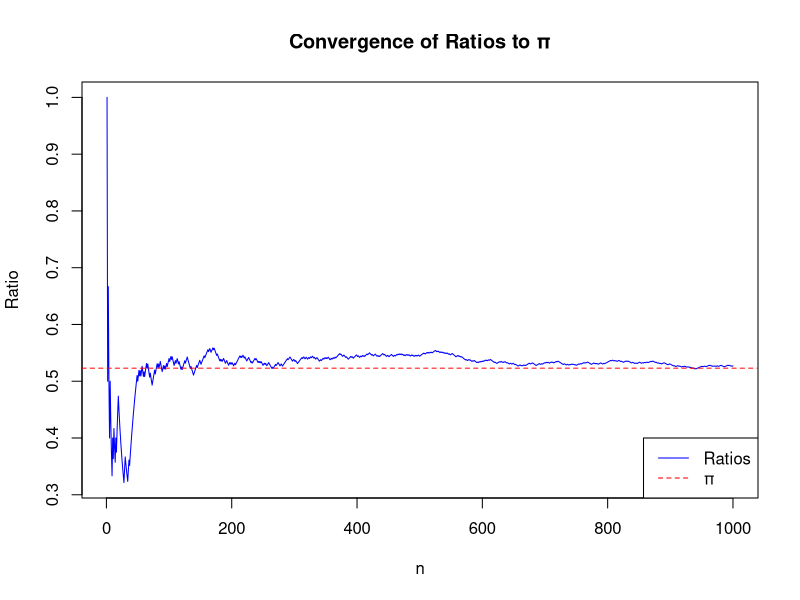
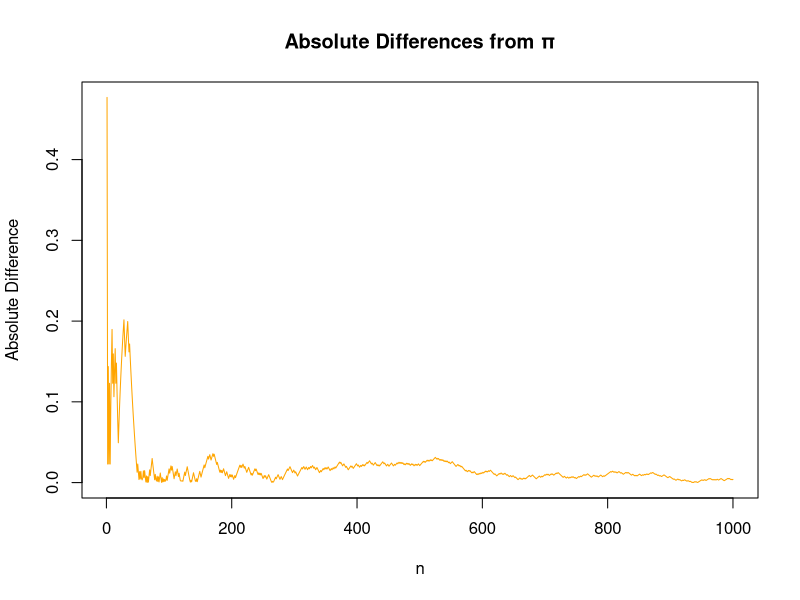
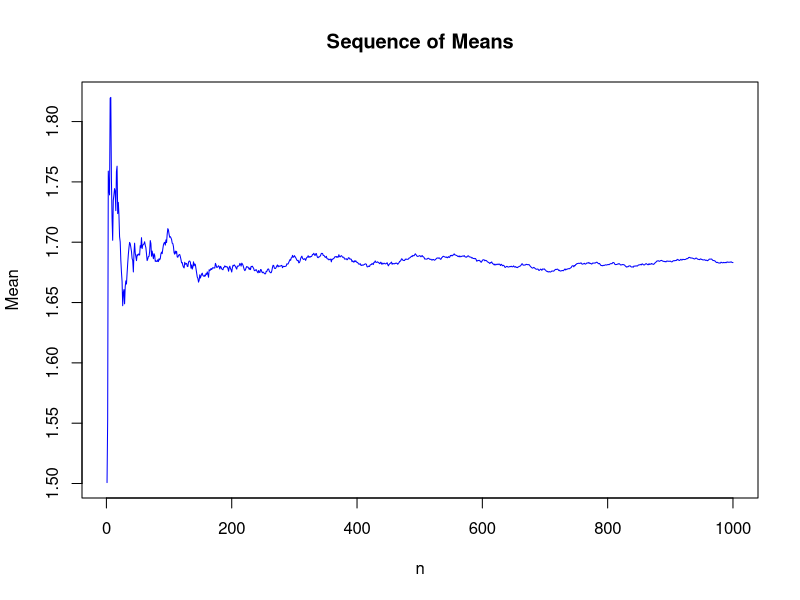
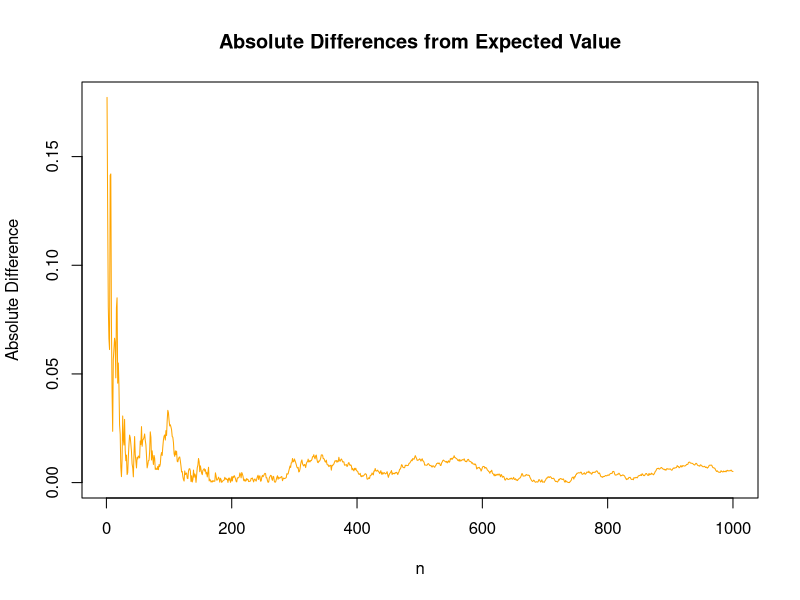
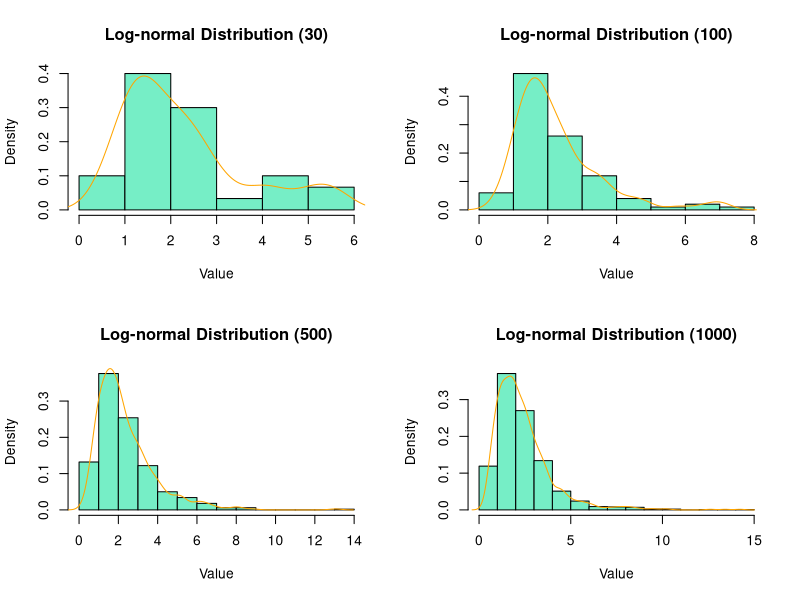
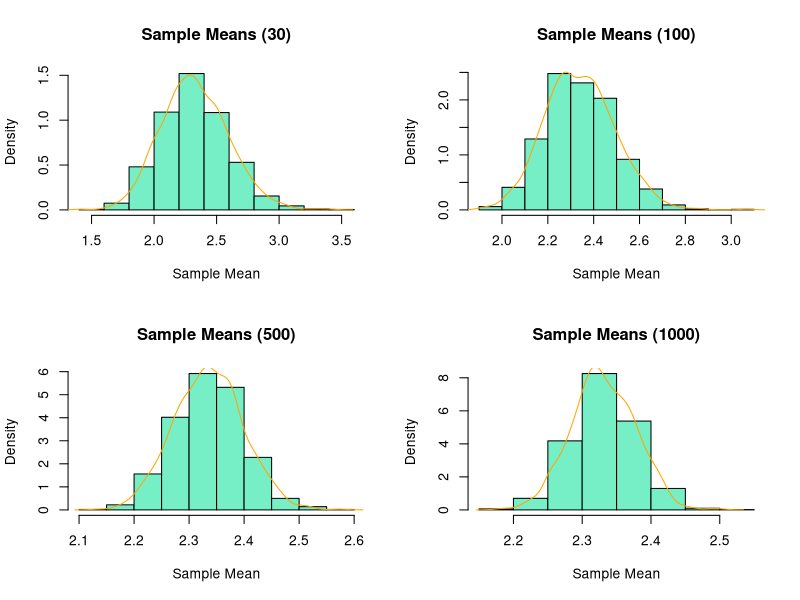

These charts were generated, in order, by the following R code:
## ---- chunk 1
sequence1 <- c("T", "T", "T", "H", "T", "H", "H", "T", "H", "T", "H", "T", "H", "T", "H", "T", "T", "T", "H", "T", "T", "T", "T", "H", "H", "T", "T", "H", "H", "T", "H", "H", "H", "T", "H", "H", "T", "H", "H", "H", "H", "T", "H", "T", "H", "T", "H", "T", "T", "H", "H", "H", "H", "T", "H", "H", "H", "T", "H", "T", "T", "T", "T", "H", "T", "T", "H", "H", "H", "T", "T", "T", "T", "T", "T", "H", "H", "H", "T", "T", "H", "H", "H", "H", "H", "H", "H", "H", "T", "H", "H", "H", "H", "T", "H", "H", "T", "T", "H", "H")

sequence2 <- c("H", "H", "H", "T", "H", "T", "T", "H", "T", "H", "T", "H", "T", "H", "T", "H", "H", "H", "T", "H", "T", "T", "T", "H", "H", "T", "T", "T", "T", "H", "H", "H", "H", "T", "T", "T", "H", "H", "T", "T", "T", "H", "T", "H", "T", "H", "T", "H", "H", "T", "T", "T", "T", "H", "T", "T", "T", "H", "T", "H", "H", "H", "H", "T", "H", "H", "T", "T", "T", "H", "H", "H", "H", "T", "H", "T", "T", "T", "H", "H", "T", "H", "H", "T", "T", "H", "H", "T", "T", "H", "T", "T", "T", "H", "T", "T", "H", "T", "H", "H")

count_H_sequence1 <- sum(sequence1 == "H")
count_T_sequence1 <- sum(sequence1 == "T")

count_H_sequence2 <- sum(sequence2 == "H")
count_T_sequence2 <- sum(sequence2 == "T")

prob_H_sequence1 <- count_H_sequence1 / length(sequence1)
prob_T_sequence1 <- count_T_sequence1 / length(sequence1)

prob_H_sequence2 <- count_H_sequence2 / length(sequence2)
prob_T_sequence2 <- count_T_sequence2 / length(sequence2)

cat("Probability of H in Sequence 1:", prob_H_sequence1)
cat("Probability of T in Sequence 1:", prob_T_sequence1)
cat("Probability of H in Sequence 2:", prob_H_sequence2)
cat("Probability of T in Sequence 2:", prob_T_sequence2)

## ---- chunk 2

set.seed(123)

# 1,000 numbers from continuous uniform distribution
n <- 1000
uniform_numbers <- runif(n, min = 0, max = 1)

# Bernoulli distribution
pi_value <- 0.523 
bernoulli_distribution <- as.integer(uniform_numbers < pi_value)

# Ratios of 1s with rising n
ratios <- cumsum(bernoulli_distribution) / seq_along(bernoulli_distribution)

# Chart, which shows convergence of the ratios to π with rising n
plot(1:n, ratios, type = "l", col = "blue", xlab = "n", ylab = "Ratio", main = "Convergence of Ratios to π")
abline(h = pi_value, col = "red", lty = 2)
legend("bottomright", legend = c("Ratios", "π"), col = c("blue", "red"), lty = 1:2)

# Absolute value of differences between the ratios and π
differences <- abs(ratios - pi_value)

# Chart, which shows absolute differences
plot(1:n, differences, type = "l", col = "orange", xlab = "n", ylab = "Absolute Difference", main = "Absolute Differences from π")
## ---- chunk 3

set.seed(123)

# 1,000 numbers from normal distribution
n <- 1000
expected_value <- 1.678  
variance <- 0.1
normal_numbers <- rnorm(n, mean = expected_value, sd = sqrt(variance))

# Running means
running_means <- cumsum(normal_numbers) / seq_along(normal_numbers)

# Sequence of means
plot(1:n, running_means, type = "l", col = "blue", xlab = "n", ylab = "Mean", main = "Sequence of Means")

# Absolute differences between means and selected expected value
differences <- abs(running_means - expected_value)
plot(1:n, differences, type = "l", col = "orange", xlab = "n", ylab = "Absolute Difference", main = "Absolute Differences from Expected Value")


## ---- chunk 4

set.seed(123)

# Expected value and variance
pi_value <- 0.678
var <- 0.34

# Log-normal distributions
log_normal_dist_30_nums <- rlnorm(30, meanlog = pi_value, sdlog = sqrt(var))
log_normal_dist_100_nums <- rlnorm(100, meanlog = pi_value, sdlog = sqrt(var))
log_normal_dist_500_nums <- rlnorm(500, meanlog = pi_value, sdlog = sqrt(var))
log_normal_dist_1000_nums <- rlnorm(1000, meanlog = pi_value, sdlog = sqrt(var))

# Plots, which show histograms and originating density
par(mfrow = c(2, 2))
hist(log_normal_dist_30_nums, prob = TRUE, main = "Log-normal Distribution (30)", col = "aquamarine2", xlab = "Value")
lines(density(log_normal_dist_30_nums), col = "orange")

hist(log_normal_dist_100_nums, prob = TRUE, main = "Log-normal Distribution (100)", col = "aquamarine2", xlab = "Value")
lines(density(log_normal_dist_100_nums), col = "orange")

hist(log_normal_dist_500_nums, prob = TRUE, main = "Log-normal Distribution (500)", col = "aquamarine2", xlab = "Value")
lines(density(log_normal_dist_500_nums), col = "orange")


hist(log_normal_dist_1000_nums, prob = TRUE, main = "Log-normal Distribution (1000)", col = "aquamarine2", xlab = "Value")
lines(density(log_normal_dist_1000_nums), col = "orange")

par(mfrow = c(1, 1))

cat("Orange line - Lognormal Density")

# Generate 4 sets of 1000 log-normal distributions for each sample size
thousand_log_normal_dist_30 <- matrix(rlnorm(1000 * 30, meanlog = pi_value, sdlog = sqrt(var)), ncol = 30)
thousand_log_normal_dist_100 <- matrix(rlnorm(1000 * 100, meanlog = pi_value, sdlog = sqrt(var)), ncol = 100)
thousand_log_normal_dist_500 <- matrix(rlnorm(1000 * 500, meanlog = pi_value, sdlog = sqrt(var)), ncol = 500)
thousand_log_normal_dist_1000 <- matrix(rlnorm(1000 * 1000, meanlog = pi_value, sdlog = sqrt(var)), ncol = 1000)

# Means for each set
mean_30 <- rowMeans(thousand_log_normal_dist_30)
mean_100 <- rowMeans(thousand_log_normal_dist_100)
mean_500 <- rowMeans(thousand_log_normal_dist_500)
mean_1000 <- rowMeans(thousand_log_normal_dist_1000)

# Plots, which show histograms of sample means
par(mfrow = c(2, 2))
hist(mean_30, prob = TRUE, main = "Sample Means (30)", col = "aquamarine2", xlab = "Sample Mean")
lines(density(mean_30), col = "orange")

hist(mean_100, prob = TRUE, main = "Sample Means (100)", col = "aquamarine2", xlab = "Sample Mean")
lines(density(mean_100), col = "orange")

hist(mean_500, prob = TRUE, main = "Sample Means (500)", col = "aquamarine2", xlab = "Sample Mean")
lines(density(mean_500), col = "orange")

hist(mean_1000, prob = TRUE, main = "Sample Means (1000)", col = "aquamarine2", xlab = "Sample Mean")
lines(density(mean_1000), col = "orange")


